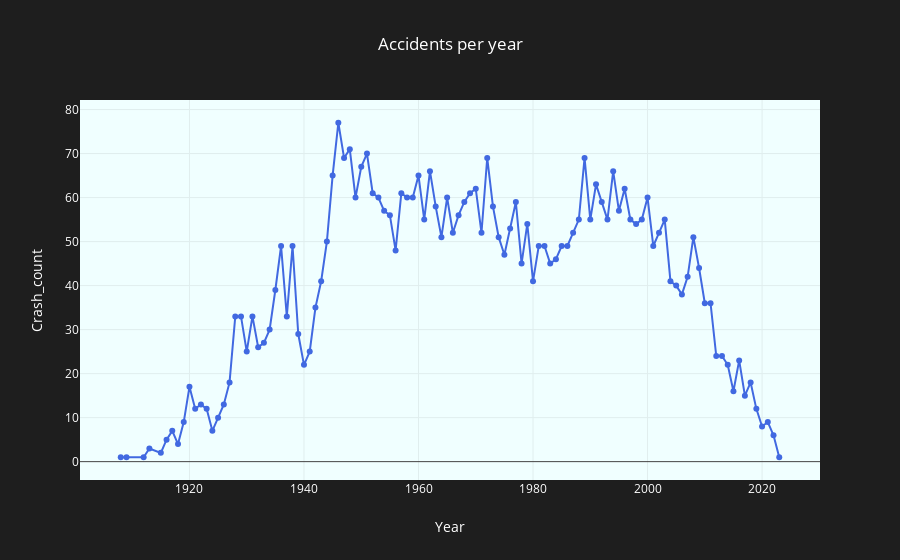

Notebook source saved alongside this figure:
### Markdown cell above
## 2.1 Number of accidents per year

### Code cell
df_year = df.groupby(df['Date'].dt.year) \
            .size() \
            .reset_index(name='Crash_count') \
            .rename(columns={'Date': 'Year'})
            
selected_colour = generate_random_colour()

print(f'Colour = {selected_colour}')

fig = px.line(
    data_frame=df_year,
    x='Year',
    y='Crash_count',
    markers=True,
    title=f'Accidents per year',
    color_discrete_sequence=[selected_colour]
)
fig.show()

### Figure 1 — Plotly figure (JSON) as saved in the notebook; plotly's stock layout.template omitted (floating-point values rounded to 4 significant figures)
{"data": [{"hovertemplate": "Year=%{x}<br>Crash_count=%{y}<extra></extra>", "legendgroup": "", "line": {"color": "royalblue", "dash": "solid"}, "marker": {"symbol": "circle"}, "mode": "lines+markers", "name": "", "orientation": "v", "showlegend": false, "type": "scatter", "x": [1908, 1909, 1912, 1913, 1915, 1916, 1917, 1918, 1919, 1920, 1921, 1922, 1923, 1924, 1925, 1926, 1927, 1928, 1929, 1930, 1931, 1932, 1933, 1934, 1935, 1936, 1937, 1938, 1939, 1940, 1941, 1942, 1943, 1944, 1945, 1946, 1947, 1948, 1949, 1950, 1951, 1952, 1953, 1954, 1955, 1956, 1957, 1958, 1959, 1960, 1961, 1962, 1963, 1964, 1965, 1966, 1967, 1968, 1969, 1970, 1971, 1972, 1973, 1974, 1975, 1976, 1977, 1978, 1979, 1980, 1981, 1982, 1983, 1984, 1985, 1986, 1987, 1988, 1989, 1990, 1991, 1992, 1993, 1994, 1995, 1996, 1997, 1998, 1999, 2000, 2001, 2002, 2003, 2004, 2005, 2006, 2007, 2008, 2009, 2010, 2011, 2012, 2013, 2014, 2015, 2016, 2017, 2018, 2019, 2020, 2021, 2022, 2023], "xaxis": "x", "y": [1, 1, 1, 3, 2, 5, 7, 4, 9, 17, 12, 13, 12, 7, 10, 13, 18, 33, 33, 25, 33, 26, 27, 30, 39, 49, 33, 49, 29, 22, 25, 35, 41, 50, 65, 77, 69, 71, 60, 67, 70, 61, 60, 57, 56, 48, 61, 60, 60, 65, 55, 66, 58, 51, 60, 52, 56, 59, 61, 62, 52, 69, 58, 51, 47, 53, 59, 45, 54, 41, 49, 49, 45, 46, 49, 49, 52, 55, 69, 55, 63, 59, 55, 66, 57, 62, 55, 54, 55, 60, 49, 52, 55, 41, 40, 38, 42, 51, 44, 36, 36, 24, 24, 22, 16, 23, 15, 18, 12, 8, 9, 6, 1], "yaxis": "y"}], "layout": {"legend": {"tracegroupgap": 0}, "title": {"text": "Accidents per year"}, "xaxis": {"anchor": "y", "domain": [0, 1], "title": {"text": "Year"}}, "yaxis": {"anchor": "x", "domain": [0, 1], "title": {"text": "Crash_count"}}}}
